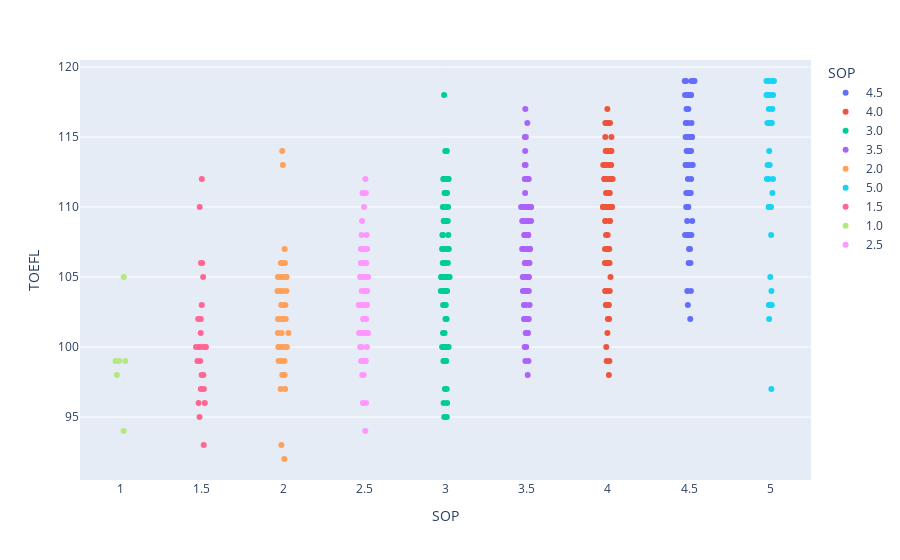

The code cell stored with this chart in its notebook:
### Code cell
fig = px.strip(data, 
               x='SOP', 
               y='TOEFL', 
               color = "SOP",
            
              )
fig.show()

### Figure 1 — Plotly figure (JSON) as saved in the notebook; plotly's stock layout.template omitted (floating-point values rounded to 4 significant figures)
{"data": [{"alignmentgroup": "True", "boxpoints": "all", "fillcolor": "rgba(255,255,255,0)", "hoveron": "points", "hovertemplate": "SOP=%{x}<br>TOEFL=%{y}<extra></extra>", "legendgroup": "4.5", "line": {"color": "rgba(255,255,255,0)"}, "marker": {"color": "#636efa"}, "name": "4.5", "offsetgroup": "4.5", "orientation": "v", "pointpos": 0, "showlegend": true, "type": "box", "x": [4.5, 4.5, 4.5, 4.5, 4.5, 4.5, 4.5, 4.5, 4.5, 4.5, 4.5, 4.5, 4.5, 4.5, 4.5, 4.5, 4.5, 4.5, 4.5, 4.5, 4.5, 4.5, 4.5, 4.5, 4.5, 4.5, 4.5, 4.5, 4.5, 4.5, 4.5, 4.5, 4.5, 4.5, 4.5, 4.5, 4.5, 4.5, 4.5, 4.5, 4.5, 4.5, 4.5, 4.5, 4.5, 4.5, 4.5, 4.5, 4.5, 4.5, 4.5, 4.5, 4.5, 4.5, 4.5, 4.5, 4.5, 4.5], "x0": " ", "xaxis": "x", "y": [118, 115, 109, 117, 113, 119, 115, 108, 103, 106, 108, 109, 104, 111, 106, 119, 116, 118, 111, 110, 111, 119, 113, 118, 115, 111, 114, 118, 104, 108, 117, 112, 113, 111, 114, 115, 113, 108, 102, 118, 114, 108, 107, 107, 115, 114, 119, 110, 111, 119, 112, 116, 114, 116, 113, 110, 108, 113], "y0": " ", "yaxis": "y"}, {"alignmentgroup": "True", "boxpoints": "all", "fillcolor": "rgba(255,255,255,0)", "hoveron": "points", "hovertemplate": "SOP=%{x}<br>TOEFL=%{y}<extra></extra>", "legendgroup": "4.0", "line": {"color": "rgba(255,255,255,0)"}, "marker": {"color": "#EF553B"}, "name": "4.0", "offsetgroup": "4.0", "orientation": "v", "pointpos": 0, "showlegend": true, "type": "box", "x": [4, 4, 4, 4, 4, 4, 4, 4, 4, 4, 4, 4, 4, 4, 4, 4, 4, 4, 4, 4, 4, 4, 4, 4, 4, 4, 4, 4, 4, 4, 4, 4, 4, 4, 4, 4, 4, 4, 4, 4, 4, 4, 4, 4, 4, 4, 4, 4, 4, 4, 4, 4, 4, 4, 4, 4, 4, 4, 4, 4, 4, 4, 4, 4, 4, 4, 4, 4, 4, 4, 4, 4, 4, 4, 4, 4, 4, 4, 4, 4, 4], "x0": " ", "xaxis": "x", "y": [107, 111, 112, 109, 107, 106, 110, 103, 106, 108, 114, 116, 112, 99, 101, 107, 115, 106, 98, 113, 106, 110, 109, 110, 102, 113, 114, 112, 113, 110, 115, 114, 117, 110, 113, 111, 110, 110, 107, 109, 103, 112, 104, 112, 110, 114, 110, 99, 100, 110, 106, 116, 109, 110, 112, 106, 104, 112, 111, 108, 110, 116, 112, 116, 106, 104, 114, 104, 111, 113, 113, 105, 110, 114, 110, 116, 102, 103, 113, 110, 103], "y0": " ", "yaxis": "y"}, {"alignmentgroup": "True", "boxpoints": "all", "fillcolor": "rgba(255,255,255,0)", "hoveron": "points", "hovertemplate": "SOP=%{x}<br>TOEFL=%{y}<extra></extra>", "legendgroup": "3.0", "line": {"color": "rgba(255,255,255,0)"}, "marker": {"color": "#00cc96"}, "name": "3.0", "offsetgroup": "3.0", "orientation": "v", "pointpos": 0, "showlegend": true, "type": "box", "x": [3, 3, 3, 3, 3, 3, 3, 3, 3, 3, 3, 3, 3, 3, 3, 3, 3, 3, 3, 3, 3, 3, 3, 3, 3, 3, 3, 3, 3, 3, 3, 3, 3, 3, 3, 3, 3, 3, 3, 3, 3, 3, 3, 3, 3, 3, 3, 3, 3, 3, 3, 3, 3, 3, 3, 3, 3, 3, 3, 3, 3, 3, 3, 3, 3, 3, 3, 3, 3, 3, 3, 3, 3, 3, 3, 3, 3, 3, 3, 3], "x0": " ", "xaxis": "x", "y": [104, 109, 101, 107, 114, 97, 118, 105, 111, 110, 103, 99, 100, 105, 111, 114, 106, 112, 99, 95, 97, 100, 108, 99, 104, 112, 114, 105, 108, 109, 109, 102, 100, 107, 105, 106, 110, 109, 105, 111, 105, 104, 110, 107, 103, 102, 100, 112, 105, 104, 105, 104, 105, 108, 110, 107, 106, 107, 100, 109, 105, 100, 104, 107, 105, 103, 96, 101, 112, 106, 112, 105, 100, 105, 96, 105, 107, 112, 99, 95], "y0": " ", "yaxis": "y"}, {"alignmentgroup": "True", "boxpoints": "all", "fillcolor": "rgba(255,255,255,0)", "hoveron": "points", "hovertemplate": "SOP=%{x}<br>TOEFL=%{y}<extra></extra>", "legendgroup": "3.5", "line": {"color": "rgba(255,255,255,0)"}, "marker": {"color": "#ab63fa"}, "name": "3.5", "offsetgroup": "3.5", "orientation": "v", "pointpos": 0, "showlegend": true, "type": "box", "x": [3.5, 3.5, 3.5, 3.5, 3.5, 3.5, 3.5, 3.5, 3.5, 3.5, 3.5, 3.5, 3.5, 3.5, 3.5, 3.5, 3.5, 3.5, 3.5, 3.5, 3.5, 3.5, 3.5, 3.5, 3.5, 3.5, 3.5, 3.5, 3.5, 3.5, 3.5, 3.5, 3.5, 3.5, 3.5, 3.5, 3.5, 3.5, 3.5, 3.5, 3.5, 3.5, 3.5, 3.5, 3.5, 3.5, 3.5, 3.5, 3.5, 3.5, 3.5, 3.5, 3.5, 3.5, 3.5, 3.5, 3.5, 3.5, 3.5, 3.5, 3.5, 3.5, 3.5, 3.5, 3.5, 3.5, 3.5, 3.5, 3.5, 3.5, 3.5, 3.5, 3.5, 3.5, 3.5, 3.5, 3.5, 3.5, 3.5, 3.5, 3.5, 3.5, 3.5, 3.5, 3.5, 3.5, 3.5, 3.5], "x0": " ", "xaxis": "x", "y": [110, 108, 106, 104, 105, 102, 110, 110, 112, 107, 109, 107, 107, 112, 117, 107, 105, 108, 112, 105, 109, 109, 106, 105, 102, 110, 104, 107, 109, 106, 110, 105, 99, 102, 104, 104, 110, 110, 110, 106, 115, 114, 110, 111, 104, 110, 98, 107, 107, 109, 108, 110, 100, 113, 116, 113, 106, 107, 110, 110, 102, 109, 104, 102, 104, 110, 104, 108, 110, 103, 100, 109, 110, 103, 112, 101, 112, 103, 108, 101, 107, 99, 101, 101, 105, 102, 106, 115], "y0": " ", "yaxis": "y"}, {"alignmentgroup": "True", "boxpoints": "all", "fillcolor": "rgba(255,255,255,0)", "hoveron": "points", "hovertemplate": "SOP=%{x}<br>TOEFL=%{y}<extra></extra>", "legendgroup": "2.0", "line": {"color": "rgba(255,255,255,0)"}, "marker": {"color": "#FFA15A"}, "name": "2.0", "offsetgroup": "2.0", "orientation": "v", "pointpos": 0, "showlegend": true, "type": "box", "x": [2, 2, 2, 2, 2, 2, 2, 2, 2, 2, 2, 2, 2, 2, 2, 2, 2, 2, 2, 2, 2, 2, 2, 2, 2, 2, 2, 2, 2, 2, 2, 2, 2, 2, 2, 2, 2, 2, 2, 2, 2, 2, 2], "x0": " ", "xaxis": "x", "y": [103, 102, 93, 102, 104, 114, 105, 99, 104, 100, 113, 105, 105, 104, 106, 102, 97, 104, 105, 100, 102, 100, 99, 106, 107, 92, 98, 105, 101, 98, 105, 102, 106, 101, 101, 98, 102, 100, 103, 100, 99, 97, 103], "y0": " ", "yaxis": "y"}, {"alignmentgroup": "True", "boxpoints": "all", "fillcolor": "rgba(255,255,255,0)", "hoveron": "points", "hovertemplate": "SOP=%{x}<br>TOEFL=%{y}<extra></extra>", "legendgroup": "5.0", "line": {"color": "rgba(255,255,255,0)"}, "marker": {"color": "#19d3f3"}, "name": "5.0", "offsetgroup": "5.0", "orientation": "v", "pointpos": 0, "showlegend": true, "type": "box", "x": [5, 5, 5, 5, 5, 5, 5, 5, 5, 5, 5, 5, 5, 5, 5, 5, 5, 5, 5, 5, 5, 5, 5, 5, 5, 5, 5, 5, 5, 5, 5, 5, 5, 5, 5], "x0": " ", "xaxis": "x", "y": [116, 119, 110, 110, 118, 112, 111, 110, 97, 119, 116, 103, 117, 118, 105, 103, 116, 112, 112, 110, 119, 116, 113, 102, 119, 108, 113, 114, 104, 118, 116, 117, 118, 116, 103], "y0": " ", "yaxis": "y"}, {"alignmentgroup": "True", "boxpoints": "all", "fillcolor": "rgba(255,255,255,0)", "hoveron": "points", "hovertemplate": "SOP=%{x}<br>TOEFL=%{y}<extra></extra>", "legendgroup": "1.5", "line": {"color": "rgba(255,255,255,0)"}, "marker": {"color": "#FF6692"}, "name": "1.5", "offsetgroup": "1.5", "orientation": "v", "pointpos": 0, "showlegend": true, "type": "box", "x": [1.5, 1.5, 1.5, 1.5, 1.5, 1.5, 1.5, 1.5, 1.5, 1.5, 1.5, 1.5, 1.5, 1.5, 1.5, 1.5, 1.5, 1.5, 1.5, 1.5, 1.5, 1.5, 1.5, 1.5, 1.5], "x0": " ", "xaxis": "x", "y": [98, 99, 100, 93, 100, 106, 100, 100, 103, 99, 100, 96, 95, 102, 101, 96, 98, 97, 100, 97, 110, 106, 105, 112, 102], "y0": " ", "yaxis": "y"}, {"alignmentgroup": "True", "boxpoints": "all", "fillcolor": "rgba(255,255,255,0)", "hoveron": "points", "hovertemplate": "SOP=%{x}<br>TOEFL=%{y}<extra></extra>", "legendgroup": "1.0", "line": {"color": "rgba(255,255,255,0)"}, "marker": {"color": "#B6E880"}, "name": "1.0", "offsetgroup": "1.0", "orientation": "v", "pointpos": 0, "showlegend": true, "type": "box", "x": [1, 1, 1, 1, 1, 1], "x0": " ", "xaxis": "x", "y": [105, 99, 99, 99, 94, 98], "y0": " ", "yaxis": "y"}, {"alignmentgroup": "True", "boxpoints": "all", "fillcolor": "rgba(255,255,255,0)", "hoveron": "points", "hovertemplate": "SOP=%{x}<br>TOEFL=%{y}<extra></extra>", "legendgroup": "2.5", "line": {"color": "rgba(255,255,255,0)"}, "marker": {"color": "#FF97FF"}, "name": "2.5", "offsetgroup": "2.5", "orientation": "v", "pointpos": 0, "showlegend": true, "type": "box", "x": [2.5, 2.5, 2.5, 2.5, 2.5, 2.5, 2.5, 2.5, 2.5, 2.5, 2.5, 2.5, 2.5, 2.5, 2.5, 2.5, 2.5, 2.5, 2.5, 2.5, 2.5, 2.5, 2.5, 2.5, 2.5, 2.5, 2.5, 2.5, 2.5, 2.5, 2.5, 2.5, 2.5, 2.5, 2.5, 2.5, 2.5, 2.5, 2.5, 2.5, 2.5, 2.5, 2.5, 2.5, 2.5, 2.5, 2.5, 2.5, 2.5, 2.5, 2.5, 2.5, 2.5, 2.5, 2.5, 2.5, 2.5, 2.5, 2.5, 2.5, 2.5, 2.5, 2.5, 2.5], "x0": " ", "xaxis": "x", "y": [105, 107, 98, 105, 106, 112, 99, 101, 108, 107, 106, 103, 99, 99, 107, 100, 101, 103, 107, 104, 99, 100, 103, 111, 102, 105, 101, 111, 105, 101, 106, 108, 106, 104, 111, 107, 101, 96, 103, 101, 98, 105, 103, 103, 96, 99, 101, 99, 100, 94, 102, 111, 105, 110, 104, 109, 103, 102, 104, 101, 102, 105, 101, 99], "y0": " ", "yaxis": "y"}], "layout": {"boxmode": "overlay", "legend": {"title": {"text": "SOP"}, "tracegroupgap": 0}, "margin": {"t": 60}, "xaxis": {"anchor": "y", "categoryarray": [4.5, 4, 3, 3.5, 2, 5, 1.5, 1, 2.5], "categoryorder": "array", "domain": [0, 1], "title": {"text": "SOP"}}, "yaxis": {"anchor": "x", "domain": [0, 1], "title": {"text": "TOEFL"}}}}
